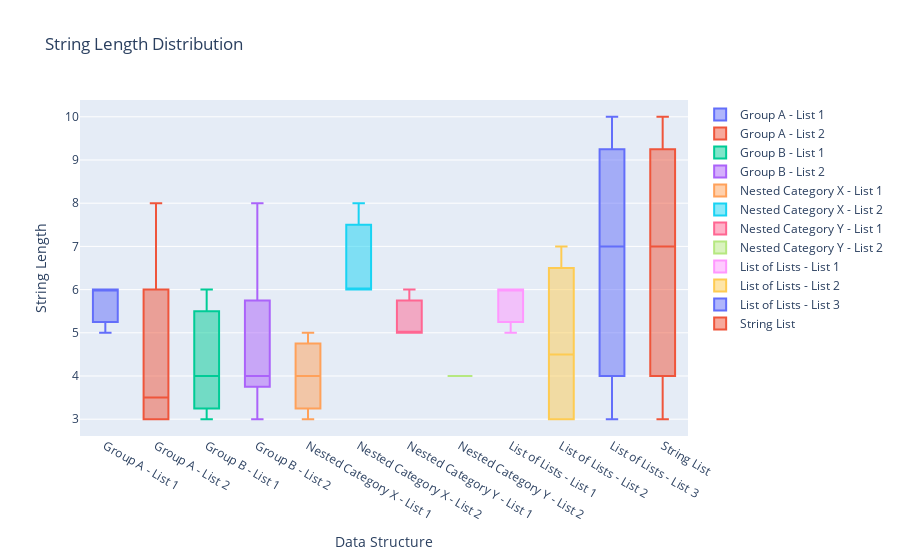

Here is the notebook cell this chart was saved with:
### Code cell
from typing import Dict, List, Tuple
import plotly.graph_objects as go

def plot_string_data(data: Dict[str, List[List[str]]],
                     nested_data: Dict[str, List[List[str]]],
                     list_of_lists: List[List[str]],
                     string_list: List[str]) -> None:
    """
    Plot various data structures containing strings using Plotly.

    Args:
        data: A dictionary where the keys are labels and the values are lists of lists of strings.
        nested_data: A dictionary where the keys are labels and the values are lists of lists of strings.
        list_of_lists: A list of lists of strings.
        string_list: A list of strings.
    """
    fig = go.Figure()

    # Plot data from the dictionary
    for label, nested_lists in data.items():
        for i, string_list in enumerate(nested_lists, start=1):
            lengths = [len(s) for s in string_list]
            fig.add_trace(go.Box(y=lengths, name=f"{label} - List {i}"))

    # Plot data from the nested dictionary
    for label, nested_lists in nested_data.items():
        for i, string_list in enumerate(nested_lists, start=1):
            lengths = [len(s) for s in string_list]
            fig.add_trace(go.Box(y=lengths, name=f"Nested {label} - List {i}"))

    # Plot data from the list of lists
    for i, string_list in enumerate(list_of_lists, start=1):
        lengths = [len(s) for s in string_list]
        fig.add_trace(go.Box(y=lengths, name=f"List of Lists - List {i}"))

    # Plot data from the string list
    lengths = [len(s) for s in string_list]
    fig.add_trace(go.Box(y=lengths, name="String List"))

    fig.update_layout(
        title="String Length Distribution",
        xaxis_title="Data Structure",
        yaxis_title="String Length",
    )

    fig.show()

# Example usage
data = {
    "Group A": [
        ["apple", "banana", "cherry"],
        ["dog", "cat", "elephant", "lion"],
    ],
    "Group B": [
        ["python", "java", "c++"],
        ["car", "bike", "train", "airplane", "ship"],
    ],
}

nested_data = {
    "Category X": [
        ["red", "blue", "green"],
        ["circle", "square", "triangle"],
    ],
    "Category Y": [
        ["small", "medium", "large"],
        ["fast", "slow"],
    ],
}

list_of_lists = [
    ["apple", "banana", "orange"],
    ["cat", "dog", "rabbit", "hamster"],
    ["car", "bicycle", "motorcycle"],
]

string_list = ["python", "programming", "data", "analysis"]

plot_string_data(data, nested_data, list_of_lists, string_list)

### Figure 1 — Plotly figure (JSON) as saved in the notebook; plotly's stock layout.template omitted (floating-point values rounded to 4 significant figures)
{"data": [{"name": "Group A - List 1", "type": "box", "y": [5, 6, 6]}, {"name": "Group A - List 2", "type": "box", "y": [3, 3, 8, 4]}, {"name": "Group B - List 1", "type": "box", "y": [6, 4, 3]}, {"name": "Group B - List 2", "type": "box", "y": [3, 4, 5, 8, 4]}, {"name": "Nested Category X - List 1", "type": "box", "y": [3, 4, 5]}, {"name": "Nested Category X - List 2", "type": "box", "y": [6, 6, 8]}, {"name": "Nested Category Y - List 1", "type": "box", "y": [5, 6, 5]}, {"name": "Nested Category Y - List 2", "type": "box", "y": [4, 4]}, {"name": "List of Lists - List 1", "type": "box", "y": [5, 6, 6]}, {"name": "List of Lists - List 2", "type": "box", "y": [3, 3, 6, 7]}, {"name": "List of Lists - List 3", "type": "box", "y": [3, 7, 10]}, {"name": "String List", "type": "box", "y": [3, 7, 10]}], "layout": {"title": {"text": "String Length Distribution"}, "xaxis": {"title": {"text": "Data Structure"}}, "yaxis": {"title": {"text": "String Length"}}}}
